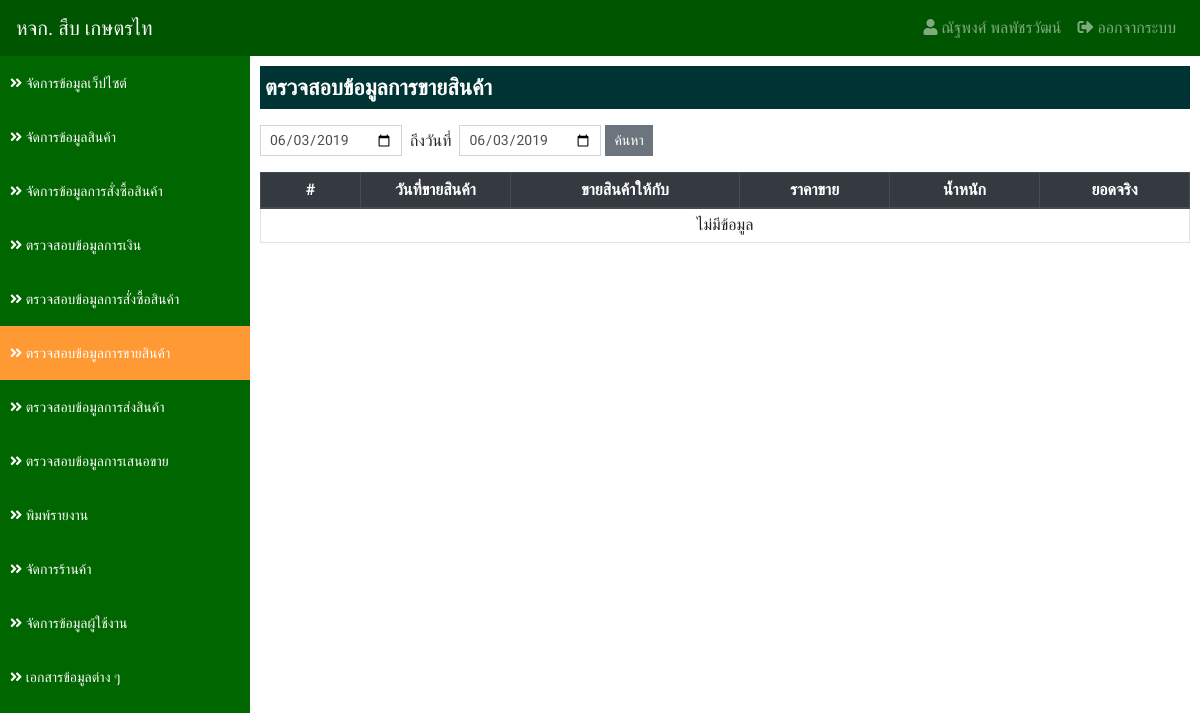
The page /?app=datatransfer&action=sale (signed in) on the database as committed earlier.
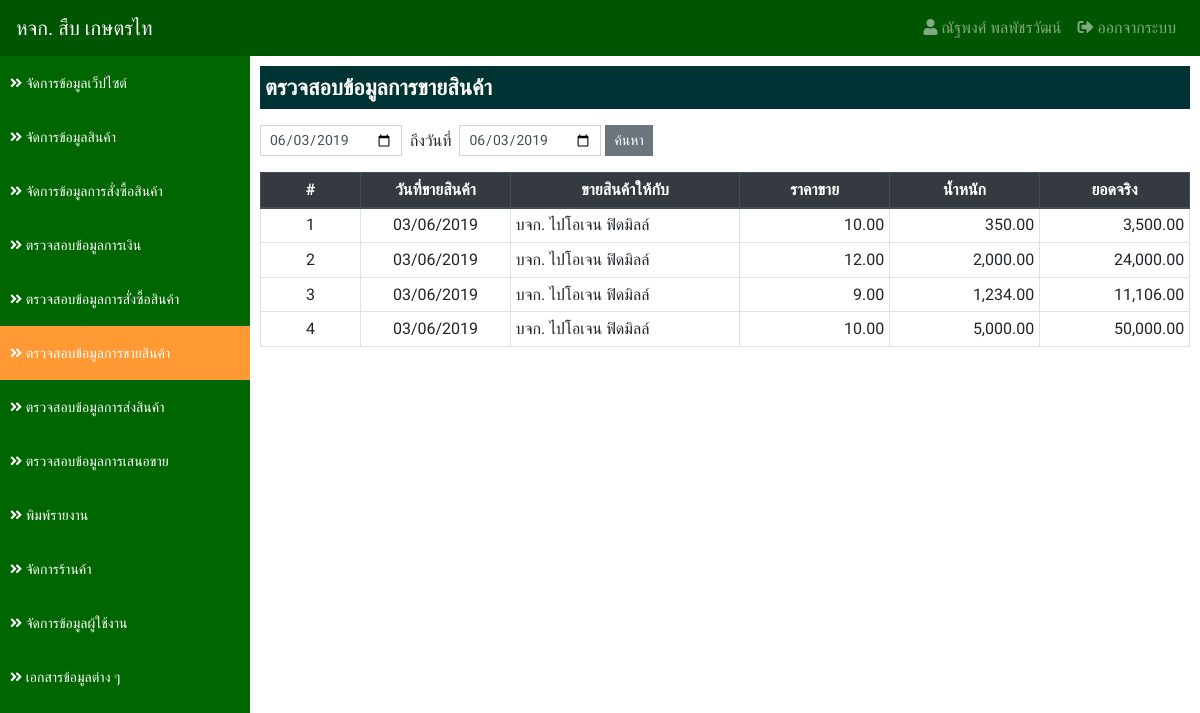
The same page on the database as committed later.
### tables this page shows
CREATE TABLE `order_tb` (
  `order_id` int(11) NOT NULL,
  `products_id` int(11) NOT NULL,
  `store_id` int(11) NOT NULL,
  `order_weight` decimal(10,2) NOT NULL,
  `store_buy_id` int(11) NOT NULL COMMENT 'ร้านที่เราซื้อสินค้า',
  `order_price_buy` decimal(10,2) NOT NULL,
  `order_date_buy` datetime NOT NULL,
  `order_price_sale` decimal(10,2) NOT NULL,
  `order_price_transfer` decimal(10,2) NOT NULL,
  `order_date_transfer` datetime NOT NULL,
  `order_status` int(2) NOT NULL COMMENT 'สถานะ 1.รออนุมัติการสั่งซื้อ 2.อนุมัติการสั่งซื้อ 3.กำลังเตรียมสินค้า',
  `order_fitdate_cancel` datetime NOT NULL,
  `order_fitdate` datetime NOT NULL,
  `order_fitby` int(11) NOT NULL
);

CREATE TABLE `store_tb` (
  `store_id` int(11) NOT NULL,
  `store_name` varchar(255) NOT NULL COMMENT 'ชื่อร้าน',
  `store_address` varchar(255) NOT NULL COMMENT 'ที่อยู่',
  `store_phone` varchar(100) NOT NULL COMMENT 'เบอร์โทรศัพท์',
  `store_tax` varchar(100) NOT NULL COMMENT 'เลขประจำตัวผู้เสียภาษี',
  `store_type` int(1) NOT NULL COMMENT 'ประเภทร้าน 1.เจ้าของร้าน 2.ร้านซื้อสินค้า 3.ร้านขายสินค้า',
  `store_status` int(1) NOT NULL COMMENT 'สถานะ 1.ใช้งาน 2.ปิดการใช้งาน 3.ลบ'
);

### applications/connect_db.php (called while the page is built, shortened)
<?php
    $serveName      = "localhost";
    $userConect     = "root";
    $passConnect    = "";
    $DB             = "sub_data";
    $conn           = new mysqli($serveName, $userConect, $passConnect, $DB);
    $conn->set_charset("utf8");
    function select_db($sql) {
        Global $conn;
        return $conn->query($sql);
    }
?>

### applications/datatransfer/sale.php (the view, shortened to what this page needs)
<?php
    if (empty($_POST['date_start']) && empty($_POST['date_end'])) {
        $dateStart = date('Y-m-d');
        $dateEnd = date('Y-m-d');
    } else {
        $dateStart = $_POST['date_start'];
        $dateEnd = $_POST['date_end'];
    }
    $result = select_db("
        SELECT
            order_tb.*,
            store_tb.store_name
        FROM
            order_tb
        INNER JOIN store_tb ON order_tb.store_id = store_tb.store_id
        WHERE
            order_tb.order_status  >= '2' AND
            order_tb.order_fitdate BETWEEN '$dateStart 00:00:00' AND '$dateEnd 23:59:59'
        ORDER BY
            order_tb.order_fitdate ASC
    ");
?>
<div class="detail">
    <p class="title">ตรวจสอบข้อมูลการขายสินค้า</p>
    <form action="" class="form-inline" method="POST">
        <div class="input-group mb-3">
            <input type="date" name="date_start" value="<?=$dateStart?>" class="form-control form-control-sm">
            <div class="mt-1">&nbsp; ถึงวันที่ &nbsp;</div>
            <input type="date" name="date_end" value="<?=$dateEnd?>" class="form-control form-control-sm">&nbsp;
            <button type="submit" class="btn btn-secondary btn-sm">ค้นหา</button>
        </div>
    </form>
    <table class="table table-bordered table-hover table-sm">
        <thead class="thead-dark">
            <tr>
                <th class="text-center" style="width: 100px;">#</th>
                <th class="text-center" style="width: 150px;">วันที่ขายสินค้า</th>
                <th class="text-center">ขายสินค้าให้กับ</th>
                <th class="text-center" style="width: 150px;">ราคาขาย</th>
                <th class="text-center" style="width: 150px;">น้ำหนัก</th>
                <th class="text-center" style="width: 150px;">ยอดจริง</th>
            </tr>
        </thead>
        <tbody>
        <?php
            if ($result->num_rows > 0) {
                $i = 1;
                while($row = $result->fetch_assoc()) {
        ?>
            <tr>
                <td class="text-center"><?=$i?></td>
                <td class="text-center"><?=date_format(date_create($row['order_fitdate']),"d/m/Y")?></td>
                <td><?=$row['store_name']?></td>
                <td class="text-right"><?=number_format($row['order_price_sale'],2)?></td>
                <td class="text-right"><?=number_format($row['order_weight'],2)?></td>
                <td class="text-right"><?=number_format($row['order_weight']*$row['order_price_sale'],2)?></td>
            </tr>
        <?php $i++;}} else { ?>
            <tr>
                <td class="text-center" colspan="6">ไม่มีข้อมูล</td>
            </tr>
        <?php } ?>
        </tbody>
    </table>
</div>

Rows that differ between the two databases and show on the page:
added order_tb: order_fitdate "03/06/2019", store.store_name "บจก. ไปโอเจน ฟิดมิลล์", order_price_sale "10.00", order_weight "350.00", $row['order_weight']*$row['order_price_sale'] "3,500.00"
added order_tb: order_fitdate "03/06/2019", store.store_name "บจก. ไปโอเจน ฟิดมิลล์", order_price_sale "12.00", order_weight "2,000.00", $row['order_weight']*$row['order_price_sale'] "24,000.00"
added order_tb: order_fitdate "03/06/2019", store.store_name "บจก. ไปโอเจน ฟิดมิลล์", order_price_sale "9.00", order_weight "1,234.00", $row['order_weight']*$row['order_price_sale'] "11,106.00"
added order_tb: order_fitdate "03/06/2019", store.store_name "บจก. ไปโอเจน ฟิดมิลล์", order_price_sale "10.00", order_weight "5,000.00", $row['order_weight']*$row['order_price_sale'] "50,000.00"
Other text that changed with them:
text no longer shown: "ไม่มีข้อมูล"
